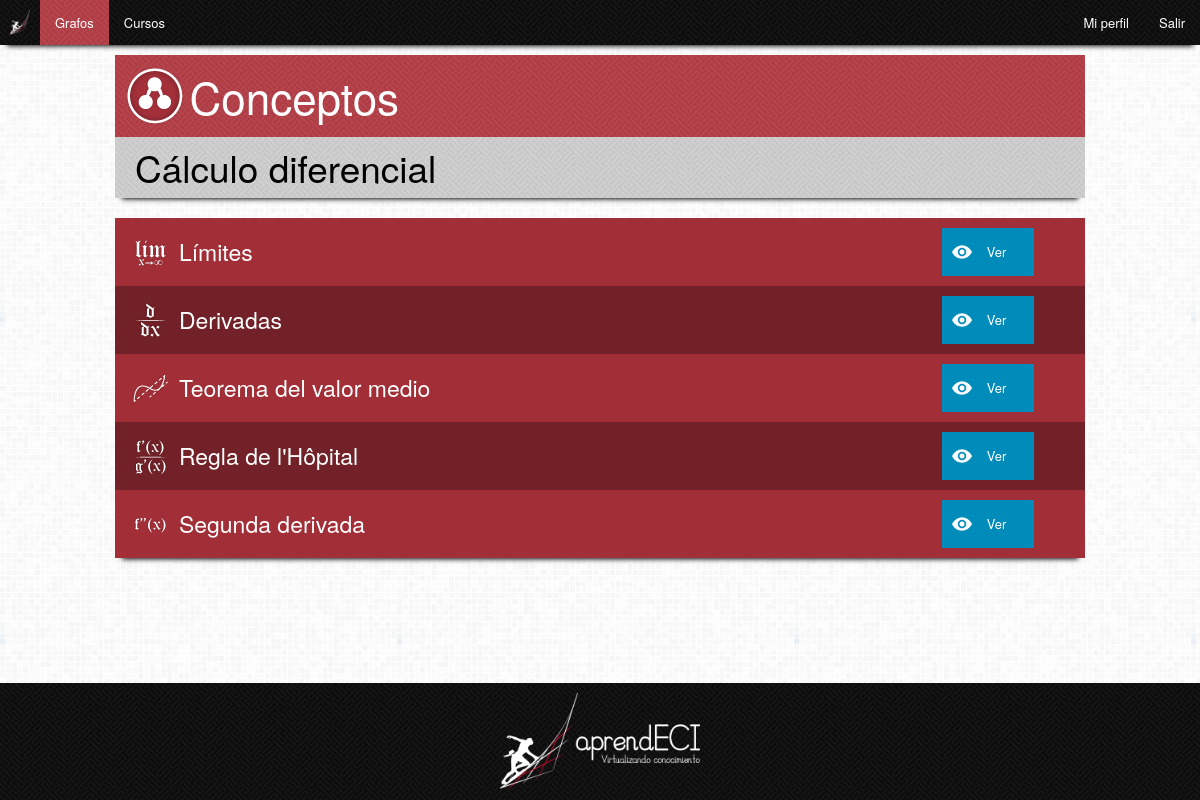
Page /aprendeci/conceptos/3/ (signed in) on the committed database.
### Aprendeci/models.py (models this page shows, shortened)
class Grafo(models.Model):
    nombre = models.CharField(max_length=100)
    descripcion = models.CharField(max_length=500)
    grafoPadre = models.ForeignKey("self", blank=True, null=True)

class Concepto(models.Model):
    nombre = models.CharField(max_length=100)
    descripcion = models.CharField(max_length=500)
    fecha_creacion = models.DateTimeField(auto_now_add=True, editable=False)
    imagen = models.ImageField(upload_to="img/icons/conceptos", default="img/icons/conceptos/defecto.png")
    requisitos = models.ManyToManyField("self", symmetrical=False, blank=True)
    porcentajeBase = models.IntegerField(default=60)
    color = models.CharField(max_length=6)
    x = models.IntegerField(default=0)
    y = models.IntegerField(default=0)
    grafo = models.ForeignKey(Grafo, blank=True)

### Aprendeci/views/viewsProfesor.py (the view)
# urls.py: url(r'^conceptos/(?P<id>[0-9]+)/$', views.ConceptosGrafoView.as_view(), name='conceptos'),
class ConceptosGrafoView(LoginRequiredMixin, ListView):
    context_object_name = "concepto_list"
    model = Concepto
    template_name = "Aprendeci/profesor/grafo/conceptos.html"
    def get_context_data(self, **kwargs):
        context = super(ConceptosGrafoView, self).get_context_data(**kwargs)
        context['grafo_id'] = self.kwargs['id']
        context['grafo_nombre'] = Grafo.objects.get(pk=self.kwargs['id']).nombre
        return context
    def get_queryset(self):
        grafo_id = self.kwargs['id']
        return Concepto.objects.filter(grafo=grafo_id)

### Aprendeci/templates/Aprendeci/profesor/grafo/conceptos.html (shortened to what this page needs)
{% extends "Aprendeci/profesor/grafo/grafos.html" %}
{% load staticfiles %}
{% load django_bootstrap_breadcrumbs %}
{% block styles %}
    <link rel="stylesheet" href="{% static "css/style.css" %}" />
{% endblock %}
{% block header %}
    <div class="encabezado">
        <img class="icon" alt="grafo" src="{% static "img/icons/grafo.png" %}" />
        <h1>Conceptos</h1>
    </div>
{% endblock %}
{% block content %}
    {% if concepto_list %}
        <div class="title">
            <h2>{{ grafo_nombre }}</h2>
        </div>
        <table>
            <tbody>
            {% for concepto in concepto_list %}
                <tr>
                    <td class="principal">
                        <img alt="{{ concepto.nombre }}" src="{{ MEDIA_URL }}{{ concepto.imagen }}" />
                        <h4>{{ concepto.nombre }}</h4>
                    </td>
                    <td class="acciones">
                        <a href="{% url 'Aprendeci:concepto' concepto.id %}" class="button small ver">Ver</a>
                    </td>
                </tr>
            {% endfor %}
            </tbody>
        </table>
    {% else %}
        <div class="title">
            <h2>{{ grafo_nombre }}</h2>
            <br />
            <h3>No hay conceptos en el grafo</h3>
        </div>
    {% endif %}
{% endblock %}

### assets/css/style.css (style rules this page uses)
html, body { height: 100%; }
body { background-image: url("../img/bg.png"); padding: 0; margin: 0; }
h1, h2, h3, h4, h5, h6 { color: #000; display: inline-block; margin: 0; vertical-align: middle; }
img { display: inline-block; vertical-align: middle; }
.encabezado { background: #A22F38 url("../img/mazeRed.png"); padding: 10px; }
.encabezado h1 { color: #FFF; }
.title { background: #D4D4D4 url("../img/mazeGray.png"); box-shadow: 0 8px 5px -7px #000; margin-bottom: 1.25rem; padding: 5px 20px; }
.button.small { background-position: 10px center; background-repeat: no-repeat; background-size: 20px; margin: 0; padding-left: 45px; }
.ver { background-image: url("../img/icons/eye.png"); }
table { background-color: #A22F38; border: 0; box-shadow: 0 8px 5px -7px #000; empty-cells: hide; width: 100%; }
table tr td, table tr th h4, table tr td.principal h4 { color: #FFF; }
table tr td.principal { width: 80%; }
table tr td.acciones { text-align: center; width: 20%; }
table tr:nth-of-type(2n) { background: rgba(0, 0, 0, 0.3); }

### rows in the picture
Grafo: nombre "Cálculo diferencial"
Concepto: imagen (picture), nombre "Límites"
Concepto: imagen (picture), nombre "Derivadas"
Concepto: imagen (picture), nombre "Teorema del valor medio"
Concepto: imagen (picture), nombre "Regla de l'Hôpital"
Concepto: imagen (picture), nombre "Segunda derivada"
